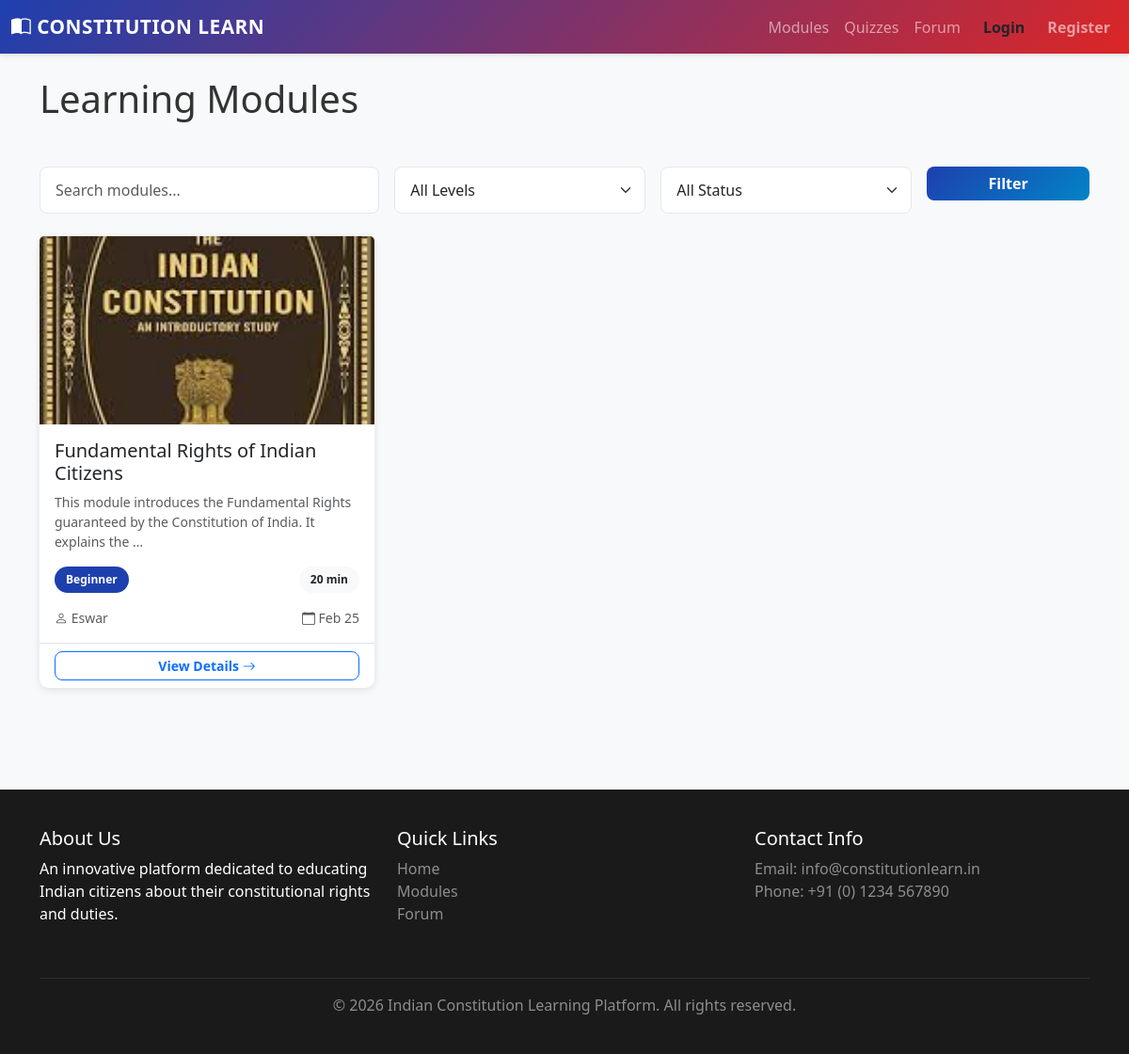
The app's page /modules/ with its own data.
### core/models.py (models this page shows, shortened)
class LearningModule(models.Model):
    STATUS_CHOICES = [
        ('draft', 'Draft'),
        ('published', 'Published'),
        ('archived', 'Archived'),
    ]
    title = models.CharField(
        max_length=255,
        unique=True,
        help_text='Module title'
    )
    description = models.TextField(help_text='Module description')
    content = models.TextField(help_text='Module main content')
    slug = models.SlugField(
        unique=True,
        help_text='URL-friendly identifier'
    )
    created_by = models.ForeignKey(
        CustomUser,
        on_delete=models.SET_NULL,
        null=True,
        related_name='created_modules',
        help_text='Educator who created this module'
    )
    status = models.CharField(
        max_length=20,
        choices=STATUS_CHOICES,
        default='draft',
        help_text='Publication status'
    )
    order = models.PositiveIntegerField(
        default=0,
        help_text='Display order'
    )
    image = models.ImageField(
        upload_to='modules/',
        blank=True,
        null=True,
        help_text='Module cover image'
    )
    attachment = models.FileField(
        upload_to='modules/attachments/',
        blank=True,
        null=True,
        help_text='Additional PDF or document'
    )
    difficulty_level = models.CharField(
        max_length=20,
        choices=[
            ('beginner', 'Beginner'),
            ('intermediate', 'Intermediate'),
            ('advanced', 'Advanced'),
        ],
        default='beginner',
        help_text='Difficulty level'
    )
    estimated_time = models.PositiveIntegerField(
        default=15,
        help_text='Estimated reading time in minutes'
    )
    created_at = models.DateTimeField(auto_now_add=True)
    updated_at = models.DateTimeField(auto_now=True)
    published_at = models.DateTimeField(null=True, blank=True)
    class Meta:
        db_table = 'learning_module'
        verbose_name = 'Learning Module'
        verbose_name_plural = 'Learning Modules'
        ordering = ['order', '-created_at']
        indexes = [
            models.Index(fields=['status', 'order']),
            models.Index(fields=['slug']),
        ]

class CustomUser(AbstractUser):
    ROLE_CHOICES = [
        ('admin', 'Administrator'),
        ('educator', 'Educator'),
        ('citizen', 'Citizen'),
    ]
    role = models.CharField(
        max_length=20,
        choices=ROLE_CHOICES,
        default='citizen',
        help_text='User role in the platform'
    )
    bio = models.TextField(
        blank=True,
        null=True,
        help_text='User biography'
    )
    profile_image = models.ImageField(
        upload_to='profiles/',
        blank=True,
        null=True,
        help_text='User profile picture'
    )
    is_email_verified = models.BooleanField(
        default=False,
        help_text='Email verification status'
    )
    created_at = models.DateTimeField(auto_now_add=True)
    updated_at = models.DateTimeField(auto_now=True)
    class Meta:
        db_table = 'custom_user'
        verbose_name = 'User'
        verbose_name_plural = 'Users'
        ordering = ['-created_at']
        indexes = [
            models.Index(fields=['role']),
            models.Index(fields=['email']),
        ]

### core/views.py (the view)
# urls.py: path('modules/', views.ModuleListView.as_view(), name='module_list'),
class ModuleListView(ListView):
    model = LearningModule
    template_name = 'core/modules/module_list.html'
    context_object_name = 'modules'
    paginate_by = 12
    def get_queryset(self):
        queryset = LearningModule.objects.filter(status='published').order_by('order', '-created_at')
        form = FilterModulesForm(self.request.GET)
        if form.is_valid():
            if form.cleaned_data.get('difficulty_level'):
                queryset = queryset.filter(difficulty_level=form.cleaned_data['difficulty_level'])
            if form.cleaned_data.get('search'):
                search = form.cleaned_data['search']
                queryset = queryset.filter(
                    Q(title__icontains=search) | Q(description__icontains=search)
                )
        return queryset
    def get_context_data(self, **kwargs):
        context = super().get_context_data(**kwargs)
        context['form'] = FilterModulesForm(self.request.GET)
        return context

### core/forms.py
class FilterModulesForm(forms.Form):
    DIFFICULTY_CHOICES = [('', 'All Levels')] + LearningModule._meta.get_field('difficulty_level').choices
    STATUS_CHOICES = [('', 'All Status')] + LearningModule._meta.get_field('status').choices
    difficulty_level = forms.ChoiceField(
        choices=DIFFICULTY_CHOICES,
        required=False,
        widget=forms.Select(attrs={'class': 'form-select'})
    )
    status = forms.ChoiceField(
        choices=STATUS_CHOICES,
        required=False,
        widget=forms.Select(attrs={'class': 'form-select'})
    )
    search = forms.CharField(
        max_length=100,
        required=False,
        widget=forms.TextInput(attrs={
            'class': 'form-control',
            'placeholder': 'Search modules...'
        })
    )

### templates/core/modules/module_list.html (shortened to what this page needs)
{% extends "base.html" %}
{% block content %}
<div class="container">
    <div class="row mb-4">
        <div class="col">
            <h1 class="mb-4">Learning Modules</h1>
        </div>
    </div>
    <div class="row mb-4">
        <div class="col-lg-12">
            <form method="get" class="row g-3">
                <div class="col-md-4">
                    {{ form.search }}
                </div>
                <div class="col-md-3">
                    {{ form.difficulty_level }}
                </div>
                <div class="col-md-3">
                    {{ form.status }}
                </div>
                <div class="col-md-2">
                    <button type="submit" class="btn btn-primary w-100">Filter</button>
                </div>
            </form>
        </div>
    </div>
    <div class="row">
        {% for module in modules %}
        <div class="col-md-4 mb-4">
            <div class="card h-100 border-0 shadow-sm">
                {% if module.image %}
                    <img src="{{ module.image.url }}" class="card-img-top" alt="{{ module.title }}" style="height: 200px; object-fit: cover;">
                {% else %}
                    <div class="card-img-top bg-light d-flex align-items-center justify-content-center" style="height: 200px;">
                        <i class="bi bi-book-half text-muted" style="font-size: 3rem;"></i>
                    </div>
                {% endif %}
                <div class="card-body">
                    <h5 class="card-title">{{ module.title }}</h5>
                    <p class="card-text text-muted small">{{ module.description|truncatewords:15 }}</p>
                    <div class="d-flex justify-content-between align-items-center mb-3">
                        <span class="badge bg-primary">{{ module.get_difficulty_level_display }}</span>
                        <span class="badge bg-light text-dark">{{ module.estimated_time }} min</span>
                    </div>
                    <div class="d-flex justify-content-between text-muted small">
                        <span><i class="bi bi-person"></i> {{ module.created_by.username }}</span>
                        <span><i class="bi bi-calendar"></i> {{ module.created_at|date:"M d" }}</span>
                    </div>
                </div>
                <div class="card-footer bg-transparent border-top">
                    <a href="{% url 'module_detail' module.slug %}" class="btn btn-outline-primary btn-sm w-100">
                        View Details <i class="bi bi-arrow-right"></i>
                    </a>
                </div>
            </div>
        </div>
        {% empty %}
        <div class="col-12">
            <div class="alert alert-info">No modules found.</div>
        </div>
        {% endfor %}
    </div>
</div>
{% endblock %}

### static/css/style.css (style rules this page uses)
:root { --primary-color: #1e40af; --secondary-color: #dc2626; --success-color: #16a34a; --warning-color: #d97706; --danger-color: #dc2626; --info-color: #0284c7; --dark-color: #1a1a1a; --light-color: #f8f9fa; }
* { margin: 0; padding: 0; box-sizing: border-box; }
body { font-family: 'Segoe UI', Tahoma, Geneva, Verdana, sans-serif; background-color: #f8f9fa; color: #333; }
.card { border: none; border-radius: 10px; box-shadow: 0 2px 8px rgba(0,0,0,0.1); transition: all 0.3s cubic-bezier(0.4, 0, 0.2, 1); }
.btn { border-radius: 8px; font-weight: 600; transition: all 0.3s ease; }
.btn-primary { background: linear-gradient(135deg, var(--primary-color), var(--info-color)); border: none; }
.form-control, .form-select { border-radius: 8px; border: 1px solid #e5e7eb; padding: 0.75rem 1rem; transition: all 0.3s ease; }
.badge { padding: 0.5rem 0.75rem; font-weight: 600; border-radius: 20px; }
.bg-primary { background-color: var(--primary-color) !important; }
.shadow-sm { box-shadow: 0 2px 8px rgba(0,0,0,0.1) !important; }

### templates/base.html (style rules this page uses)
:root { --primary-color: #1e40af; --secondary-color: #dc2626; --success-color: #16a34a; }
body { font-family: 'Segoe UI', Tahoma, Geneva, Verdana, sans-serif; background-color: #f8f9fa; }
.card { border: none; border-radius: 10px; box-shadow: 0 2px 8px rgba(0,0,0,0.1); transition: transform 0.3s, box-shadow 0.3s; }
.btn-primary { background-color: var(--primary-color); border-color: var(--primary-color); }

### records on screen
LearningModule: image (picture), title "Fundamental Rights of Indian Citizens", description "This module introduces the Fundamental Rights guaranteed by the Constitution of India. It explains the …", difficulty_level "Beginner", estimated_time "20", created_by.username "Eswar", created_at "Feb 25"
